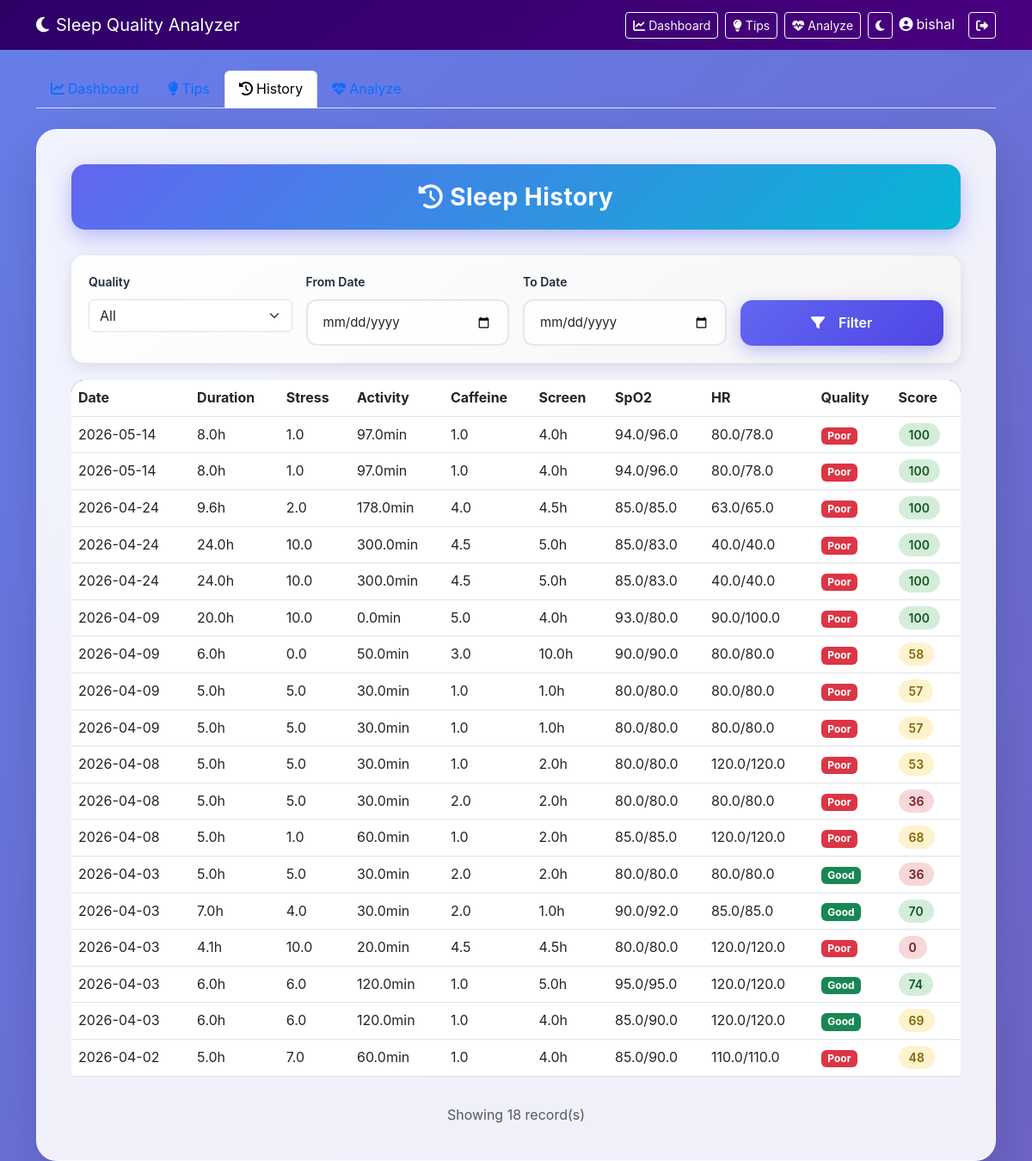
The page /history (signed in) on the database as committed earlier.
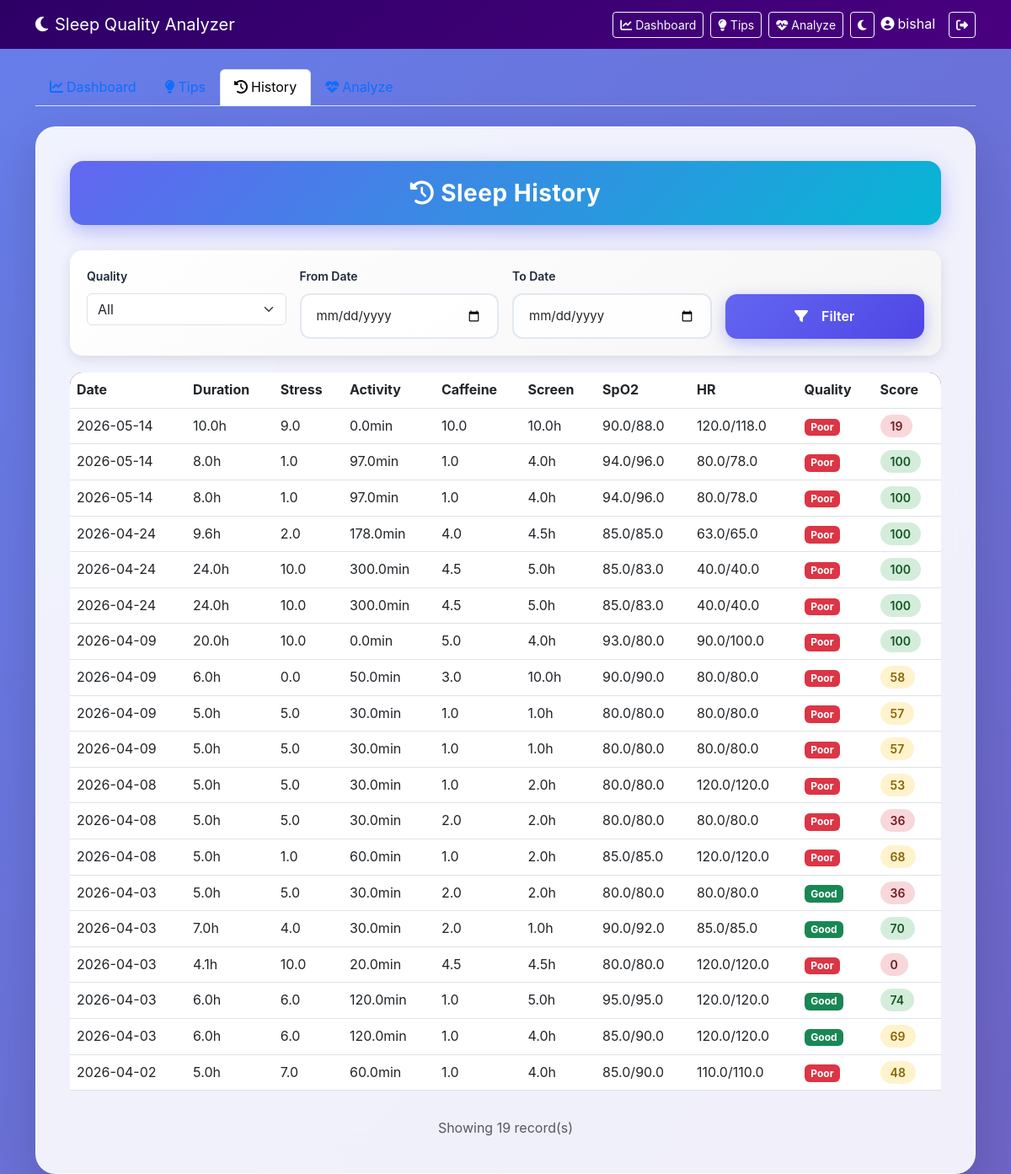
The same page on the database as committed later.
### tables this page shows
CREATE TABLE sleep_records (

        id INTEGER PRIMARY KEY AUTOINCREMENT,

        username TEXT,

        duration REAL,
        stress REAL,
        activity REAL,
        caffeine REAL,
        screen REAL,

        spo2_before REAL,
        spo2_after REAL,

        hr_before REAL,
        hr_after REAL,

        quality TEXT,
        score INTEGER,

        date TEXT

    );

### app.py (the view)
@app.route("/history")
def history():
    if "user" not in session:
        return redirect("/login")
    username = session["user"]
    quality_filter = request.args.get("quality", "")
    date_from = request.args.get("date_from", "")
    date_to = request.args.get("date_to", "")
    query = "SELECT * FROM sleep_records WHERE username=?"
    params = [username]
    if quality_filter:
        query += " AND quality=?"
        params.append(quality_filter)
    if date_from:
        query += " AND date>=?"
        params.append(date_from)
    if date_to:
        query += " AND date<=?"
        params.append(date_to)
    query += " ORDER BY date DESC"
    conn = sqlite3.connect("sleep.db")
    records = conn.execute(query, params).fetchall()
    conn.close()
    return render_template(
        "history.html",
        user=username,
        records=records,
        quality_filter=quality_filter,
        date_from=date_from,
        date_to=date_to
    )

### templates/history.html (shortened to what this page needs)
<!DOCTYPE html>
<html>
<head>
    <link href="https://cdn.jsdelivr.net/npm/bootstrap@5.3.0/dist/css/bootstrap.min.css" rel="stylesheet">
    <link rel="stylesheet" href="{{ url_for('static', filename='style.css') }}">
    <link rel="stylesheet" href="https://cdnjs.cloudflare.com/ajax/libs/font-awesome/6.4.0/css/all.min.css">
</head>
<body {% if dark_mode %}class="dark-mode"{% endif %}>
<nav class="navbar navbar-expand-lg navbar-dark" style="background: linear-gradient(145deg, #2d0066, #4a0080);">
    <div class="container">
        <a class="navbar-brand" href="/">
            <i class="fas fa-moon me-2"></i>Sleep Quality Analyzer
        </a>
        <div class="d-flex align-items-center">
            <a href="/dashboard" class="btn btn-outline-light btn-sm me-2">
                <i class="fas fa-chart-line me-1"></i>Dashboard
            </a>
            <a href="/tips" class="btn btn-outline-light btn-sm me-2">
                <i class="fas fa-lightbulb me-1"></i>Tips
            </a>
            <a href="/" class="btn btn-outline-light btn-sm me-2">
                <i class="fas fa-heartbeat me-1"></i>Analyze
            </a>
            <a href="/toggle_dark_mode" class="btn btn-outline-light btn-sm me-2" title="Toggle Dark Mode">
                <i class="fas fa-{% if dark_mode %}sun{% else %}moon{% endif %}"></i>
            </a>
            <span class="text-white me-3"><i class="fas fa-user-circle me-1"></i>{{ user }}</span>
            <a href="/logout" class="btn btn-outline-light btn-sm">
                <i class="fas fa-sign-out-alt"></i>
            </a>
        </div>
    </div>
</nav>
<div class="container mt-4">
    <ul class="nav nav-tabs mb-4">
        <li class="nav-item">
            <a class="nav-link" href="/dashboard">
                <i class="fas fa-chart-line me-1"></i>Dashboard
            </a>
        </li>
        <li class="nav-item">
            <a class="nav-link" href="/tips">
                <i class="fas fa-lightbulb me-1"></i>Tips
            </a>
        </li>
        <li class="nav-item">
            <a class="nav-link active" href="/history">
                <i class="fas fa-history me-1"></i>History
            </a>
        </li>
        <li class="nav-item">
            <a class="nav-link" href="/">
                <i class="fas fa-heartbeat me-1"></i>Analyze
            </a>
        </li>
    </ul>
    <div class="glass-card animate-fade-in">
        <div class="title-box">
            <i class="fas fa-history me-2"></i>Sleep History
        </div>
        <div class="filter-card">
            <form method="GET" class="row g-3">
                <div class="col-md-3">
                    <label class="form-label">Quality</label>
                    <select class="form-select" name="quality">
                        <option value="">All</option>
                    </select>
                </div>
                <div class="col-md-3">
                    <label class="form-label">From Date</label>
                    <input type="date" class="form-control" name="date_from" value="{{ date_from }}">
                </div>
                <div class="col-md-3">
                    <label class="form-label">To Date</label>
                    <input type="date" class="form-control" name="date_to" value="{{ date_to }}">
                </div>
                <div class="col-md-3 d-flex align-items-end">
                    <button type="submit" class="btn-3d w-100">
                        <i class="fas fa-filter me-2"></i>Filter
                    </button>
                </div>
            </form>
        </div>
        <div class="table-responsive history-table">
            <table class="table table-hover">
                <thead>
                    <tr>
                        <th>Date</th>
                        <th>Duration</th>
                        <th>Stress</th>
                        <th>Activity</th>
                        <th>Caffeine</th>
                        <th>Screen</th>
                        <th>SpO2</th>
                        <th>HR</th>
                        <th>Quality</th>
                        <th>Score</th>
                    </tr>
                </thead>
                <tbody>
                    {% for record in records %}
                    <tr class="animate-fade-in animate-delay-{{ loop.index % 3 + 1 }}">
                        <td>{{ record[13][:10] }}</td>
                        <td>{{ record[2] }}h</td>
                        <td>{{ record[3] }}</td>
                        <td>{{ record[4] }}min</td>
                        <td>{{ record[5] }}</td>
                        <td>{{ record[6] }}h</td>
                        <td>{{ record[7] }}/{{ record[8] }}</td>
                        <td>{{ record[9] }}/{{ record[10] }}</td>
                        <td>
                            {% if record[11] == 'Good' %}
                            <span class="badge bg-success">Good</span>
                            {% elif record[11] == 'Fair' %}
                            <span class="badge bg-warning">Fair</span>
                            {% else %}
                            <span class="badge bg-danger">Poor</span>
                            {% endif %}
                        </td>
                        <td>
                            {% if record[12] >= 70 %}
                            <span class="score-badge score-high">{{ record[12] }}</span>
                            {% elif record[12] >= 40 %}
                            <span class="score-badge score-medium">{{ record[12] }}</span>
                            {% else %}
                            <span class="score-badge score-low">{{ record[12] }}</span>
                            {% endif %}
                        </td>
                    </tr>
                    {% endfor %}
                </tbody>
            </table>
        </div>
        <div class="text-center mt-3">
            <span class="text-muted">Showing {{ records|length }} record(s)</span>
        </div>
    </div>
</div>
</body>
</html>

### static/style.css (style rules this page uses)
:root { --primary: #6366f1; --primary-dark: #4f46e5; --primary-light: #818cf8; --accent: #06b6d4; --success: #10b981; --warning: #f59e0b; --danger: #ef4444; --dark: #1e293b; --light: #f8fafc; --glass-bg: rgba(255, 255, 255, 0.9); --glass-border: rgba(255, 255, 255, 0.6); --shadow: 0 8px 32px rgba(0, 0, 0, 0.1); --shadow-lg: 0 20px 60px rgba(0, 0, 0, 0.15); }
* { margin: 0; padding: 0; box-sizing: border-box; }
body { font-family: 'Inter', system-ui, -apple-system, sans-serif; background: linear-gradient(135deg, #667eea 0%, #764ba2 50%, #6B8DD6 100%); background-size: 400% 400%; animation: gradientMove 15s ease infinite; min-height: 100vh; color: var(--dark); line-height: 1.6; }
.glass-card { background: var(--glass-bg); backdrop-filter: blur(20px); -webkit-backdrop-filter: blur(20px); border: 1px solid var(--glass-border); border-radius: 24px; padding: 40px; box-shadow: var(--shadow-lg); transition: transform 0.3s ease, box-shadow 0.3s ease; }
.title-box { background: linear-gradient(135deg, var(--primary) 0%, var(--accent) 100%); color: white; font-size: 28px; font-weight: 700; text-align: center; padding: 16px 24px; border-radius: 16px; margin-bottom: 30px; box-shadow: 0 8px 24px rgba(99, 102, 241, 0.4); letter-spacing: 0.5px; }
.btn-3d { background: linear-gradient(135deg, var(--primary) 0%, var(--primary-dark) 100%); color: white; border: none; padding: 14px 32px; border-radius: 14px; font-size: 16px; font-weight: 600; cursor: pointer; box-shadow: 0 6px 20px rgba(99, 102, 241, 0.4); transition: all 0.2s ease; text-decoration: none; display: inline-flex; align-items: center; justify-content: center; gap: 8px; }
.form-control { border: 2px solid #e2e8f0; border-radius: 12px; padding: 14px 18px; font-size: 15px; transition: all 0.3s ease; background: rgba(255, 255, 255, 0.9); }
.form-label { font-weight: 600; color: var(--dark); margin-bottom: 8px; display: block; font-size: 14px; }
.score-badge { padding: 6px 14px; border-radius: 20px; font-weight: 600; font-size: 14px; }
.animate-delay-1 { animation-delay: 0.1s; opacity: 0; }
.animate-delay-2 { animation-delay: 0.2s; opacity: 0; }
.animate-delay-3 { animation-delay: 0.3s; opacity: 0; }
.history-table tbody tr { animation: fadeIn 0.3s ease forwards; opacity: 0; }
.history-table tbody tr:nth-child(1) { animation-delay: 0.05s; }
.history-table tbody tr:nth-child(2) { animation-delay: 0.1s; }
.history-table tbody tr:nth-child(3) { animation-delay: 0.15s; }
.history-table tbody tr:nth-child(4) { animation-delay: 0.2s; }
.history-table tbody tr:nth-child(5) { animation-delay: 0.25s; }
.history-table tbody tr:nth-child(6) { animation-delay: 0.3s; }
.history-table tbody tr:nth-child(7) { animation-delay: 0.35s; }
.history-table tbody tr:nth-child(8) { animation-delay: 0.4s; }
.history-table tbody tr:nth-child(9) { animation-delay: 0.45s; }
.history-table tbody tr:nth-child(10) { animation-delay: 0.5s; }

### templates/history.html (style rules this page uses)
.filter-card { background: linear-gradient(145deg, #ffffff, #f5f5f5); border-radius: 15px; padding: 20px; margin-bottom: 20px; box-shadow: 0 4px 15px rgba(0,0,0,0.1); }
.history-table { border-radius: 15px; overflow: hidden; }
.history-table thead { background: linear-gradient(145deg, #2d0066, #4a0080); color: white; }
.history-table tbody tr { transition: all 0.3s ease; }
.score-badge { padding: 5px 12px; border-radius: 20px; font-weight: 600; }
.score-high { background: #d4edda; color: #155724; }
.score-medium { background: #fff3cd; color: #856404; }
.score-low { background: #f8d7da; color: #721c24; }
.animate-fade-in { animation: fadeIn 0.5s ease forwards; }
.animate-delay-1 { animation-delay: 0.1s; }
.animate-delay-2 { animation-delay: 0.2s; }
.animate-delay-3 { animation-delay: 0.3s; }

Rows that differ between the two databases and show on the page:
added sleep_records: date "2026-05-14", duration "10.0", stress "9.0", activity "0.0", caffeine "10.0", screen "10.0", spo2_before "90.0", spo2_after "88.0", hr_before "120.0", hr_after "118.0", quality "Poor", score "19"
Other text that changed with them:
{{ records|length }}: "18" → "19"
